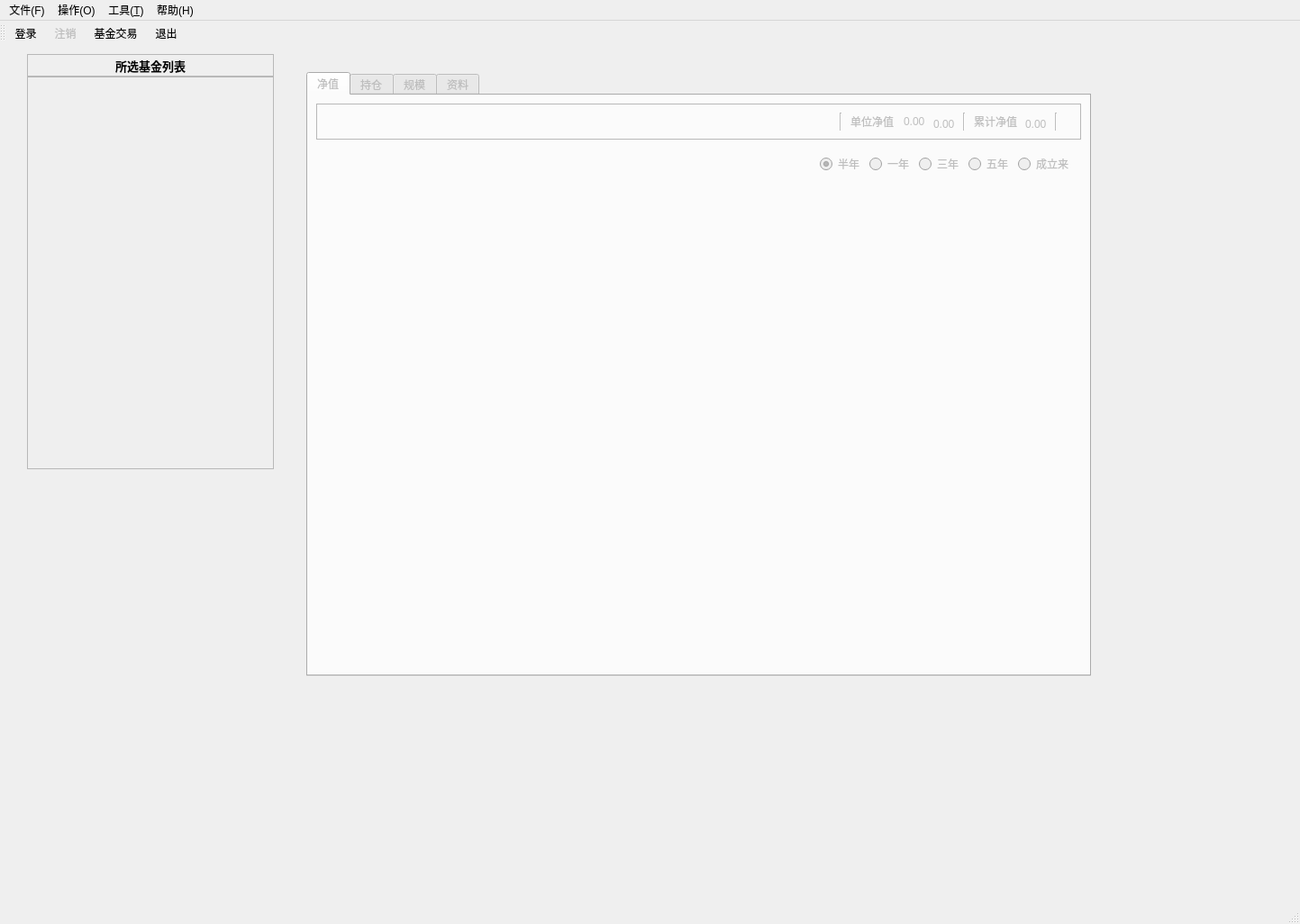
<?xml version="1.0" encoding="UTF-8"?>
<ui version="4.0">
 <class>mainWindow</class>
 <widget class="QMainWindow" name="mainWindow">
  <property name="geometry">
   <rect>
    <x>0</x>
    <y>0</y>
    <width>1443</width>
    <height>1026</height>
   </rect>
  </property>
  <property name="windowTitle">
   <string>MainWindow</string>
  </property>
  <property name="styleSheet">
   <string notr="true">QToolBar
{
	spacing:5px;
	border: none;
}

QToolButton
{
	margin: 2px 2px 2px 2px;
}

QLabel#itemNameLabel
{
	font: 16px;
}

QLabel#itemCodeLabel
{
	color: #999999;
}

QLabel#currentValueLabel
{
	font: bold 16px;
	color: #990000;
}

QGroupBox
{
	border: none;
}</string>
  </property>
  <property name="iconSize">
   <size>
    <width>16</width>
    <height>16</height>
   </size>
  </property>
  <widget class="QWidget" name="centralWidget">
   <widget class="QTabWidget" name="fundTabWidget">
    <property name="enabled">
     <bool>false</bool>
    </property>
    <property name="geometry">
     <rect>
      <x>340</x>
      <y>30</y>
      <width>871</width>
      <height>671</height>
     </rect>
    </property>
    <property name="currentIndex">
     <number>0</number>
    </property>
    <property name="tabBarAutoHide">
     <bool>false</bool>
    </property>
    <widget class="QWidget" name="fundNetvalueWidget">
     <attribute name="title">
      <string>净值</string>
     </attribute>
     <layout class="QVBoxLayout" name="verticalLayout_3">
      <item>
       <widget class="QFrame" name="nvFrame">
        <property name="frameShape">
         <enum>QFrame::Shape::StyledPanel</enum>
        </property>
        <property name="frameShadow">
         <enum>QFrame::Shadow::Raised</enum>
        </property>
        <layout class="QHBoxLayout" name="horizontalLayout_2">
         <property name="spacing">
          <number>9</number>
         </property>
         <item>
          <widget class="QLabel" name="fund_name_label">
           <property name="text">
            <string/>
           </property>
          </widget>
         </item>
         <item>
          <widget class="QLabel" name="fund_code_label">
           <property name="text">
            <string/>
           </property>
           <property name="alignment">
            <set>Qt::AlignmentFlag::AlignBottom|Qt::AlignmentFlag::AlignLeading|Qt::AlignmentFlag::AlignLeft</set>
           </property>
          </widget>
         </item>
         <item>
          <spacer name="horizontalSpacer_2">
           <property name="orientation">
            <enum>Qt::Orientation::Horizontal</enum>
           </property>
           <property name="sizeHint" stdset="0">
            <size>
             <width>40</width>
             <height>20</height>
            </size>
           </property>
          </spacer>
         </item>
         <item>
          <widget class="Line" name="line_3">
           <property name="orientation">
            <enum>Qt::Orientation::Vertical</enum>
           </property>
          </widget>
         </item>
         <item>
          <widget class="QLabel" name="anv_name_label">
           <property name="minimumSize">
            <size>
             <width>50</width>
             <height>0</height>
            </size>
           </property>
           <property name="text">
            <string>单位净值</string>
           </property>
          </widget>
         </item>
         <item>
          <widget class="QLabel" name="anv_value_label">
           <property name="text">
            <string>0.00</string>
           </property>
          </widget>
         </item>
         <item>
          <widget class="QLabel" name="anv_growthrate_label">
           <property name="text">
            <string>0.00</string>
           </property>
           <property name="alignment">
            <set>Qt::AlignmentFlag::AlignBottom|Qt::AlignmentFlag::AlignLeading|Qt::AlignmentFlag::AlignLeft</set>
           </property>
          </widget>
         </item>
         <item>
          <widget class="Line" name="line">
           <property name="orientation">
            <enum>Qt::Orientation::Vertical</enum>
           </property>
          </widget>
         </item>
         <item>
          <widget class="QLabel" name="cnv_name_label">
           <property name="text">
            <string>累计净值</string>
           </property>
          </widget>
         </item>
         <item>
          <widget class="QLabel" name="cnv_value_label">
           <property name="text">
            <string>0.00</string>
           </property>
           <property name="alignment">
            <set>Qt::AlignmentFlag::AlignBottom|Qt::AlignmentFlag::AlignLeading|Qt::AlignmentFlag::AlignLeft</set>
           </property>
          </widget>
         </item>
         <item>
          <widget class="Line" name="line_2">
           <property name="orientation">
            <enum>Qt::Orientation::Vertical</enum>
           </property>
          </widget>
         </item>
         <item>
          <widget class="QLabel" name="nv_lastest_date_label">
           <property name="text">
            <string/>
           </property>
           <property name="alignment">
            <set>Qt::AlignmentFlag::AlignRight|Qt::AlignmentFlag::AlignTrailing|Qt::AlignmentFlag::AlignVCenter</set>
           </property>
          </widget>
         </item>
        </layout>
       </widget>
      </item>
      <item>
       <widget class="QGroupBox" name="fundNetValuePeriodGroupBox">
        <property name="flat">
         <bool>false</bool>
        </property>
        <layout class="QHBoxLayout" name="horizontalLayout_3">
         <item>
          <spacer name="horizontalSpacer">
           <property name="orientation">
            <enum>Qt::Orientation::Horizontal</enum>
           </property>
           <property name="sizeHint" stdset="0">
            <size>
             <width>40</width>
             <height>20</height>
            </size>
           </property>
          </spacer>
         </item>
         <item>
          <widget class="QRadioButton" name="periodRadioButton1">
           <property name="text">
            <string>半年</string>
           </property>
           <property name="checked">
            <bool>true</bool>
           </property>
          </widget>
         </item>
         <item>
          <widget class="QRadioButton" name="periodRadioButton2">
           <property name="text">
            <string>一年</string>
           </property>
          </widget>
         </item>
         <item>
          <widget class="QRadioButton" name="periodRadioButton3">
           <property name="text">
            <string>三年</string>
           </property>
          </widget>
         </item>
         <item>
          <widget class="QRadioButton" name="periodRadioButton4">
           <property name="text">
            <string>五年</string>
           </property>
          </widget>
         </item>
         <item>
          <widget class="QRadioButton" name="periodRadioButton5">
           <property name="text">
            <string>成立来</string>
           </property>
          </widget>
         </item>
        </layout>
       </widget>
      </item>
      <item>
       <widget class="QWidget" name="anvChartWidget" native="true">
        <property name="sizePolicy">
         <sizepolicy hsizetype="Preferred" vsizetype="Expanding">
          <horstretch>0</horstretch>
          <verstretch>0</verstretch>
         </sizepolicy>
        </property>
       </widget>
      </item>
      <item>
       <widget class="QWidget" name="cnvChartWidget" native="true">
        <property name="sizePolicy">
         <sizepolicy hsizetype="Preferred" vsizetype="Expanding">
          <horstretch>0</horstretch>
          <verstretch>0</verstretch>
         </sizepolicy>
        </property>
       </widget>
      </item>
     </layout>
    </widget>
    <widget class="QWidget" name="fundHoldingWidget">
     <attribute name="title">
      <string>持仓</string>
     </attribute>
     <layout class="QHBoxLayout" name="horizontalLayout_5">
      <item>
       <widget class="QScrollArea" name="scrollArea">
        <property name="frameShape">
         <enum>QFrame::Shape::NoFrame</enum>
        </property>
        <property name="verticalScrollBarPolicy">
         <enum>Qt::ScrollBarPolicy::ScrollBarAsNeeded</enum>
        </property>
        <property name="widgetResizable">
         <bool>true</bool>
        </property>
        <widget class="QWidget" name="scrollAreaWidgetContents">
         <property name="geometry">
          <rect>
           <x>0</x>
           <y>0</y>
           <width>88</width>
           <height>800</height>
          </rect>
         </property>
         <property name="sizePolicy">
          <sizepolicy hsizetype="Expanding" vsizetype="Expanding">
           <horstretch>0</horstretch>
           <verstretch>0</verstretch>
          </sizepolicy>
         </property>
         <property name="minimumSize">
          <size>
           <width>0</width>
           <height>800</height>
          </size>
         </property>
         <layout class="QFormLayout" name="formLayout">
          <item row="0" column="0" colspan="2">
           <layout class="QHBoxLayout" name="horizontalLayout">
            <property name="spacing">
             <number>0</number>
            </property>
            <property name="sizeConstraint">
             <enum>QLayout::SizeConstraint::SetDefaultConstraint</enum>
            </property>
            <property name="leftMargin">
             <number>0</number>
            </property>
            <property name="topMargin">
             <number>0</number>
            </property>
            <property name="rightMargin">
             <number>0</number>
            </property>
            <property name="bottomMargin">
             <number>0</number>
            </property>
            <item>
             <widget class="QWidget" name="holdRatioWidget" native="true">
              <property name="sizePolicy">
               <sizepolicy hsizetype="Expanding" vsizetype="Expanding">
                <horstretch>1</horstretch>
                <verstretch>1</verstretch>
               </sizepolicy>
              </property>
              <property name="minimumSize">
               <size>
                <width>0</width>
                <height>0</height>
               </size>
              </property>
             </widget>
            </item>
            <item>
             <widget class="QWidget" name="holdShareWidget" native="true">
              <property name="sizePolicy">
               <sizepolicy hsizetype="Expanding" vsizetype="Expanding">
                <horstretch>1</horstretch>
                <verstretch>1</verstretch>
               </sizepolicy>
              </property>
              <property name="minimumSize">
               <size>
                <width>0</width>
                <height>0</height>
               </size>
              </property>
              <property name="maximumSize">
               <size>
                <width>16777215</width>
                <height>16777215</height>
               </size>
              </property>
              <property name="baseSize">
               <size>
                <width>0</width>
                <height>0</height>
               </size>
              </property>
             </widget>
            </item>
           </layout>
          </item>
          <item row="1" column="0" colspan="2">
           <layout class="QHBoxLayout" name="horizontalLayout_4">
            <property name="spacing">
             <number>0</number>
            </property>
            <property name="sizeConstraint">
             <enum>QLayout::SizeConstraint::SetDefaultConstraint</enum>
            </property>
            <property name="leftMargin">
             <number>0</number>
            </property>
            <property name="topMargin">
             <number>0</number>
            </property>
            <property name="rightMargin">
             <number>0</number>
            </property>
            <property name="bottomMargin">
             <number>0</number>
            </property>
            <item>
             <widget class="QWidget" name="holdBondWidget" native="true">
              <property name="sizePolicy">
               <sizepolicy hsizetype="Expanding" vsizetype="Expanding">
                <horstretch>1</horstretch>
                <verstretch>1</verstretch>
               </sizepolicy>
              </property>
              <property name="minimumSize">
               <size>
                <width>0</width>
                <height>0</height>
               </size>
              </property>
             </widget>
            </item>
            <item>
             <widget class="QWidget" name="holdIndustryWidget" native="true">
              <property name="sizePolicy">
               <sizepolicy hsizetype="Expanding" vsizetype="Expanding">
                <horstretch>1</horstretch>
                <verstretch>1</verstretch>
               </sizepolicy>
              </property>
              <property name="minimumSize">
               <size>
                <width>0</width>
                <height>0</height>
               </size>
              </property>
             </widget>
            </item>
           </layout>
          </item>
         </layout>
        </widget>
       </widget>
      </item>
     </layout>
    </widget>
    <widget class="QWidget" name="fundScaleWidget">
     <attribute name="title">
      <string>规模</string>
     </attribute>
    </widget>
    <widget class="QWidget" name="fundBasicWidget">
     <attribute name="title">
      <string>资料</string>
     </attribute>
     <layout class="QVBoxLayout" name="verticalLayout_2">
      <item>
       <widget class="QTableWidget" name="fundBasicTableWidget">
        <property name="mouseTracking">
         <bool>true</bool>
        </property>
        <property name="editTriggers">
         <set>QAbstractItemView::EditTrigger::NoEditTriggers</set>
        </property>
        <property name="alternatingRowColors">
         <bool>false</bool>
        </property>
        <property name="selectionMode">
         <enum>QAbstractItemView::SelectionMode::NoSelection</enum>
        </property>
        <property name="selectionBehavior">
         <enum>QAbstractItemView::SelectionBehavior::SelectRows</enum>
        </property>
        <property name="showGrid">
         <bool>false</bool>
        </property>
        <property name="wordWrap">
         <bool>false</bool>
        </property>
        <property name="columnCount">
         <number>2</number>
        </property>
        <attribute name="verticalHeaderVisible">
         <bool>false</bool>
        </attribute>
        <column/>
        <column/>
       </widget>
      </item>
     </layout>
    </widget>
   </widget>
   <widget class="QWidget" name="leftListWidget" native="true">
    <property name="geometry">
     <rect>
      <x>30</x>
      <y>10</y>
      <width>274</width>
      <height>461</height>
     </rect>
    </property>
    <layout class="QVBoxLayout" name="verticalLayout">
     <property name="spacing">
      <number>0</number>
     </property>
     <property name="leftMargin">
      <number>0</number>
     </property>
     <property name="topMargin">
      <number>0</number>
     </property>
     <property name="rightMargin">
      <number>0</number>
     </property>
     <property name="bottomMargin">
      <number>0</number>
     </property>
     <item>
      <widget class="QLabel" name="label">
       <property name="minimumSize">
        <size>
         <width>0</width>
         <height>25</height>
        </size>
       </property>
       <property name="font">
        <font>
         <pointsize>10</pointsize>
         <bold>true</bold>
        </font>
       </property>
       <property name="frameShape">
        <enum>QFrame::Shape::StyledPanel</enum>
       </property>
       <property name="frameShadow">
        <enum>QFrame::Shadow::Sunken</enum>
       </property>
       <property name="text">
        <string>所选基金列表</string>
       </property>
       <property name="alignment">
        <set>Qt::AlignmentFlag::AlignCenter</set>
       </property>
      </widget>
     </item>
     <item>
      <widget class="QListWidget" name="fundListWidget">
       <property name="enabled">
        <bool>false</bool>
       </property>
       <property name="editTriggers">
        <set>QAbstractItemView::EditTrigger::NoEditTriggers</set>
       </property>
       <property name="alternatingRowColors">
        <bool>true</bool>
       </property>
       <property name="selectionBehavior">
        <enum>QAbstractItemView::SelectionBehavior::SelectRows</enum>
       </property>
      </widget>
     </item>
    </layout>
   </widget>
  </widget>
  <widget class="QMenuBar" name="menuBar">
   <property name="geometry">
    <rect>
     <x>0</x>
     <y>0</y>
     <width>1443</width>
     <height>33</height>
    </rect>
   </property>
   <widget class="QMenu" name="menuFile">
    <property name="title">
     <string>文件(F)</string>
    </property>
    <addaction name="actionLogin"/>
    <addaction name="actionLogout"/>
    <addaction name="separator"/>
    <addaction name="separator"/>
    <addaction name="actionExit"/>
   </widget>
   <widget class="QMenu" name="menuHelp">
    <property name="title">
     <string>帮助(H)</string>
    </property>
    <addaction name="actionAbout"/>
   </widget>
   <widget class="QMenu" name="menuTool">
    <property name="title">
     <string>工具(&amp;T)</string>
    </property>
    <addaction name="separator"/>
    <addaction name="actionSync"/>
    <addaction name="separator"/>
    <addaction name="separator"/>
    <addaction name="actionSetup"/>
   </widget>
   <widget class="QMenu" name="menu">
    <property name="title">
     <string>操作(O)</string>
    </property>
    <addaction name="actionTradeFund"/>
    <addaction name="separator"/>
    <addaction name="actionAnalyzeIndex"/>
   </widget>
   <addaction name="menuFile"/>
   <addaction name="menu"/>
   <addaction name="menuTool"/>
   <addaction name="menuHelp"/>
  </widget>
  <widget class="QStatusBar" name="statusBar"/>
  <widget class="QToolBar" name="toolBar">
   <property name="windowTitle">
    <string>toolBar</string>
   </property>
   <property name="iconSize">
    <size>
     <width>18</width>
     <height>18</height>
    </size>
   </property>
   <property name="floatable">
    <bool>true</bool>
   </property>
   <attribute name="toolBarArea">
    <enum>TopToolBarArea</enum>
   </attribute>
   <attribute name="toolBarBreak">
    <bool>false</bool>
   </attribute>
   <addaction name="actionLogin"/>
   <addaction name="actionLogout"/>
   <addaction name="actionTradeFund"/>
   <addaction name="actionExit"/>
  </widget>
  <action name="actionLogin">
   <property name="icon">
    <iconset theme="QIcon::ThemeIcon::ContactNew"/>
   </property>
   <property name="text">
    <string>登录(&amp;L)...</string>
   </property>
   <property name="iconText">
    <string>登录</string>
   </property>
   <property name="toolTip">
    <string>登录应用</string>
   </property>
   <property name="shortcut">
    <string>Ctrl+L</string>
   </property>
  </action>
  <action name="actionExit">
   <property name="icon">
    <iconset theme="QIcon::ThemeIcon::SystemShutdown"/>
   </property>
   <property name="text">
    <string>退出(&amp;Q)</string>
   </property>
   <property name="iconText">
    <string>退出</string>
   </property>
   <property name="toolTip">
    <string>退出当前应用程序</string>
   </property>
   <property name="shortcut">
    <string>Ctrl+Q</string>
   </property>
  </action>
  <action name="actionAbout">
   <property name="icon">
    <iconset theme="QIcon::ThemeIcon::HelpAbout"/>
   </property>
   <property name="text">
    <string>关于(&amp;A)...</string>
   </property>
   <property name="toolTip">
    <string>关于...</string>
   </property>
   <property name="shortcut">
    <string>Alt+A</string>
   </property>
  </action>
  <action name="actionLogout">
   <property name="enabled">
    <bool>false</bool>
   </property>
   <property name="icon">
    <iconset theme="QIcon::ThemeIcon::UserAvailable"/>
   </property>
   <property name="text">
    <string>注销(&amp;O)</string>
   </property>
   <property name="iconText">
    <string>注销</string>
   </property>
   <property name="toolTip">
    <string>注销账户</string>
   </property>
  </action>
  <action name="actionSync">
   <property name="enabled">
    <bool>true</bool>
   </property>
   <property name="icon">
    <iconset theme="QIcon::ThemeIcon::MediaPlaylistRepeat"/>
   </property>
   <property name="text">
    <string>数据更新(&amp;R)...</string>
   </property>
   <property name="iconText">
    <string>数据更新</string>
   </property>
   <property name="toolTip">
    <string>数据更新...</string>
   </property>
   <property name="shortcut">
    <string>Alt+S</string>
   </property>
  </action>
  <action name="actionSetup">
   <property name="icon">
    <iconset theme="QIcon::ThemeIcon::DocumentProperties"/>
   </property>
   <property name="text">
    <string>设置(&amp;S)</string>
   </property>
   <property name="iconText">
    <string>设置</string>
   </property>
   <property name="toolTip">
    <string>设置</string>
   </property>
  </action>
  <action name="actionAnalyzeIndex">
   <property name="text">
    <string>指数分析(&amp;I)...</string>
   </property>
   <property name="iconText">
    <string>指数分析</string>
   </property>
   <property name="toolTip">
    <string>指数分析(I)...</string>
   </property>
  </action>
  <action name="actionTradeFund">
   <property name="icon">
    <iconset theme="QIcon::ThemeIcon::MediaPlaylistShuffle"/>
   </property>
   <property name="text">
    <string>基金交易(O)...</string>
   </property>
   <property name="iconText">
    <string>基金交易</string>
   </property>
   <property name="toolTip">
    <string>基金交易</string>
   </property>
  </action>
 </widget>
 <resources/>
 <connections>
  <connection>
   <sender>actionLogin</sender>
   <signal>triggered()</signal>
   <receiver>mainWindow</receiver>
   <slot>onActionLoginTriggered()</slot>
   <hints>
    <hint type="sourcelabel">
     <x>-1</x>
     <y>-1</y>
    </hint>
    <hint type="destinationlabel">
     <x>630</x>
     <y>404</y>
    </hint>
   </hints>
  </connection>
  <connection>
   <sender>actionExit</sender>
   <signal>triggered()</signal>
   <receiver>mainWindow</receiver>
   <slot>onActionExitTriggered()</slot>
   <hints>
    <hint type="sourcelabel">
     <x>-1</x>
     <y>-1</y>
    </hint>
    <hint type="destinationlabel">
     <x>630</x>
     <y>404</y>
    </hint>
   </hints>
  </connection>
  <connection>
   <sender>actionLogout</sender>
   <signal>triggered()</signal>
   <receiver>mainWindow</receiver>
   <slot>onActionLogoutTriggered()</slot>
   <hints>
    <hint type="sourcelabel">
     <x>-1</x>
     <y>-1</y>
    </hint>
    <hint type="destinationlabel">
     <x>630</x>
     <y>404</y>
    </hint>
   </hints>
  </connection>
  <connection>
   <sender>actionSync</sender>
   <signal>triggered()</signal>
   <receiver>mainWindow</receiver>
   <slot>onActionSyncTriggered()</slot>
   <hints>
    <hint type="sourcelabel">
     <x>-1</x>
     <y>-1</y>
    </hint>
    <hint type="destinationlabel">
     <x>524</x>
     <y>346</y>
    </hint>
   </hints>
  </connection>
  <connection>
   <sender>actionSetup</sender>
   <signal>triggered()</signal>
   <receiver>mainWindow</receiver>
   <slot>onActionSetupTriggered()</slot>
   <hints>
    <hint type="sourcelabel">
     <x>-1</x>
     <y>-1</y>
    </hint>
    <hint type="destinationlabel">
     <x>524</x>
     <y>346</y>
    </hint>
   </hints>
  </connection>
  <connection>
   <sender>fundListWidget</sender>
   <signal>currentRowChanged(int)</signal>
   <receiver>mainWindow</receiver>
   <slot>onCurrentRowChanged(int)</slot>
   <hints>
    <hint type="sourcelabel">
     <x>158</x>
     <y>401</y>
    </hint>
    <hint type="destinationlabel">
     <x>459</x>
     <y>955</y>
    </hint>
   </hints>
  </connection>
  <connection>
   <sender>fundBasicTableWidget</sender>
   <signal>cellEntered(int,int)</signal>
   <receiver>mainWindow</receiver>
   <slot>onFundBasicTableWidgetCellEntered(int,int)</slot>
   <hints>
    <hint type="sourcelabel">
     <x>432</x>
     <y>136</y>
    </hint>
    <hint type="destinationlabel">
     <x>699</x>
     <y>863</y>
    </hint>
   </hints>
  </connection>
  <connection>
   <sender>periodRadioButton3</sender>
   <signal>clicked()</signal>
   <receiver>mainWindow</receiver>
   <slot>onFundNetValuePeriodChanged()</slot>
   <hints>
    <hint type="sourcelabel">
     <x>1052</x>
     <y>205</y>
    </hint>
    <hint type="destinationlabel">
     <x>813</x>
     <y>765</y>
    </hint>
   </hints>
  </connection>
  <connection>
   <sender>periodRadioButton2</sender>
   <signal>clicked()</signal>
   <receiver>mainWindow</receiver>
   <slot>onFundNetValuePeriodChanged()</slot>
   <hints>
    <hint type="sourcelabel">
     <x>990</x>
     <y>205</y>
    </hint>
    <hint type="destinationlabel">
     <x>825</x>
     <y>824</y>
    </hint>
   </hints>
  </connection>
  <connection>
   <sender>periodRadioButton5</sender>
   <signal>clicked()</signal>
   <receiver>mainWindow</receiver>
   <slot>onFundNetValuePeriodChanged()</slot>
   <hints>
    <hint type="sourcelabel">
     <x>1188</x>
     <y>205</y>
    </hint>
    <hint type="destinationlabel">
     <x>902</x>
     <y>717</y>
    </hint>
   </hints>
  </connection>
  <connection>
   <sender>periodRadioButton4</sender>
   <signal>clicked()</signal>
   <receiver>mainWindow</receiver>
   <slot>onFundNetValuePeriodChanged()</slot>
   <hints>
    <hint type="sourcelabel">
     <x>1114</x>
     <y>205</y>
    </hint>
    <hint type="destinationlabel">
     <x>874</x>
     <y>737</y>
    </hint>
   </hints>
  </connection>
  <connection>
   <sender>periodRadioButton1</sender>
   <signal>clicked()</signal>
   <receiver>mainWindow</receiver>
   <slot>onFundNetValuePeriodChanged()</slot>
   <hints>
    <hint type="sourcelabel">
     <x>928</x>
     <y>205</y>
    </hint>
    <hint type="destinationlabel">
     <x>1137</x>
     <y>869</y>
    </hint>
   </hints>
  </connection>
  <connection>
   <sender>actionAnalyzeIndex</sender>
   <signal>triggered()</signal>
   <receiver>mainWindow</receiver>
   <slot>onActionAnalyzeIndexTriggered()</slot>
   <hints>
    <hint type="sourcelabel">
     <x>-1</x>
     <y>-1</y>
    </hint>
    <hint type="destinationlabel">
     <x>721</x>
     <y>512</y>
    </hint>
   </hints>
  </connection>
  <connection>
   <sender>actionTradeFund</sender>
   <signal>triggered()</signal>
   <receiver>mainWindow</receiver>
   <slot>onActionTradeFundTriggered()</slot>
   <hints>
    <hint type="sourcelabel">
     <x>-1</x>
     <y>-1</y>
    </hint>
    <hint type="destinationlabel">
     <x>721</x>
     <y>512</y>
    </hint>
   </hints>
  </connection>
 </connections>
 <slots>
  <slot>onActionLoginTriggered()</slot>
  <slot>onActionLogoutTriggered()</slot>
  <slot>onActionExitTriggered()</slot>
  <slot>onTreeViewItemSelected(QModelIndex)</slot>
  <slot>onRefreshButtonClicked()</slot>
  <slot>onActionSyncTriggered()</slot>
  <slot>onActionListSecTriggered()</slot>
  <slot>onActionSetupTriggered()</slot>
  <slot>onCurrentRowChanged(int)</slot>
  <slot>onFundBasicTableWidgetCellEntered(int,int)</slot>
  <slot>onFundNetValuePeriodChanged()</slot>
  <slot>onActionAnalyzeIndexTriggered()</slot>
  <slot>onActionTradeFundTriggered()</slot>
 </slots>
</ui>
